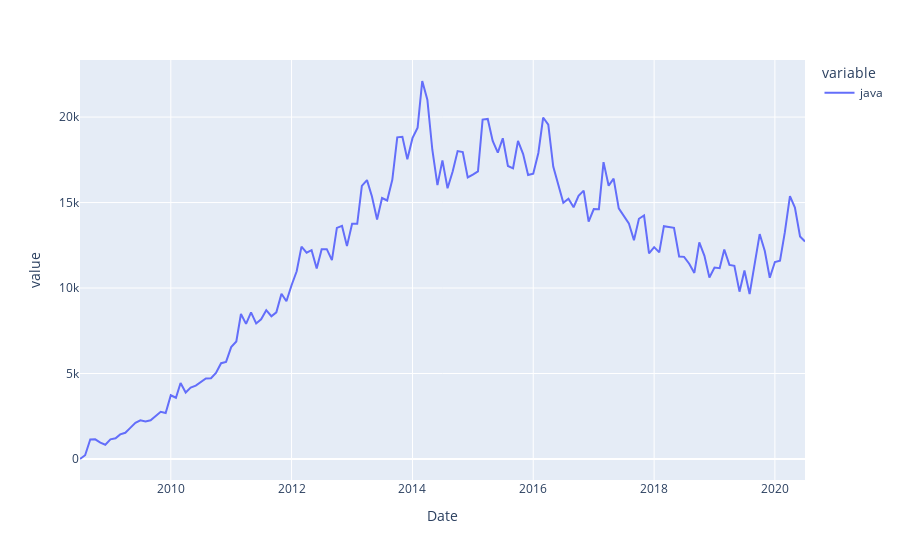

The cell this chart's notebook holds for it:
### Markdown cell above
**Challenge**: Use the [matplotlib documentation](https://matplotlib.org/3.2.1/api/_as_gen/matplotlib.pyplot.plot.html#matplotlib.pyplot.plot) to plot a single programming language (e.g., java) on a chart.

### Code cell
px.line(df['java'])

### Figure 1 — Plotly figure (JSON) as saved in the notebook; plotly's stock layout.template omitted (floating-point values rounded to 4 significant figures; data arrays with more than 128 entries replaced by an {"elided": "..."} marker saying what was removed)
{"data": [{"hovertemplate": "variable=java<br>Date=%{x}<br>value=%{y}<extra></extra>", "legendgroup": "java", "line": {"color": "#636efa", "dash": "solid"}, "marker": {"symbol": "circle"}, "mode": "lines", "name": "java", "orientation": "v", "showlegend": true, "type": "scatter", "x": {"elided": "145 str values"}, "xaxis": "x", "y": {"elided": "145 int values"}, "yaxis": "y"}], "layout": {"legend": {"title": {"text": "variable"}, "tracegroupgap": 0}, "margin": {"t": 60}, "xaxis": {"anchor": "y", "domain": [0, 1], "title": {"text": "Date"}}, "yaxis": {"anchor": "x", "domain": [0, 1], "title": {"text": "value"}}}}
